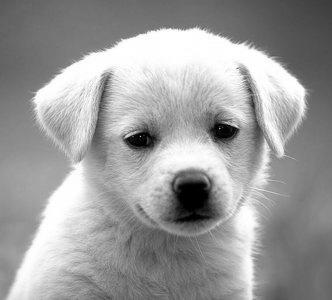
#> input picture gradient.png, 332 x 300 px, given in place of the camera
$ python test3.py
#> lines starting #> are read from the running program, lines starting #| are printed output that depends on the picture; after the words box and inside, x2 and y2 are one past the last pixel; in counts of white or black regions, pixels touching at a corner belong together
import cv2
import numpy as np
import matplotlib.pyplot as plt
from sklearn.cluster import KMeans

def find_histogram(clt):
    """
    create a histogram with k clusters
    :param: clt
    :return:hist
    """
    numLabels = np.arange(0, len(np.unique(clt.labels_)) + 1)
    (hist, _) = np.histogram(clt.labels_, bins=numLabels)

    hist = hist.astype("float")
    hist /= hist.sum()

    return hist
def plot_colors2(hist, centroids):
    bar = np.zeros((50, 300, 3), dtype="uint8")
    startX = 0

    for (percent, color) in zip(hist, centroids):
        # plot the relative percentage of each cluster
        endX = startX + (percent * 300)
        cv2.rectangle(bar, (int(startX), 0), (int(endX), 50),
                      color.astype("uint8").tolist(), -1)
        startX = endX

    # return the bar chart
    return bar

cap = cv2.VideoCapture(0)

# Specify HSV range of object
objectRGBLower = np.array([80, 0, 0])
objectRGBUpper = np.array([255, 120, 120])

while True:
	# Read captured webcam frame
    _, frame = cap.read()
#> frame is the input picture: shape (300, 332, 3); min 0, max 255, mean 155.7

	# Threshold the HSV image to get Tennis ball only
    mask = cv2.inRange(frame, objectRGBLower, objectRGBUpper)
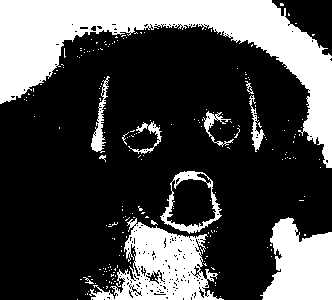
#> mask: shape (300, 332); 29% white; 213 white regions (201 under 20 px)

	# Find contours from HSV masked image
    contours, hierarchy = cv2.findContours(mask,cv2.RETR_TREE, cv2.CHAIN_APPROX_SIMPLE)[-2:]
#> contours = 491 contours, 469 with area under 20; largest, box (x1, y1, x2, y2) and area: (0, 0, 332, 168) 16312, (89, 218, 224, 300) 5396, (260, 217, 332, 300) 4027, (160, 171, 222, 234) 2518, (166, 178, 217, 228) 1802
    areas = [cv2.contourArea(c) for c in contours]
#> areas = 491 values, max 16312 at index 436, min 0 at index 0, mean 66.34

    # If there are countours
    if len(areas) > 0:
        max_index = np.argmax(areas)
#> max_index = 436
        count = contours[max_index]
#> count = contour of 552 points, box (x1, y1, x2, y2) (0, 0, 332, 168), area 16312
        x,y,w,h = cv2.boundingRect(count)
#> x = 0; y = 0; w = 332; h = 168
        cv2.rectangle(frame,(x,y),(x+w,y+h),(0,255,0), 2)
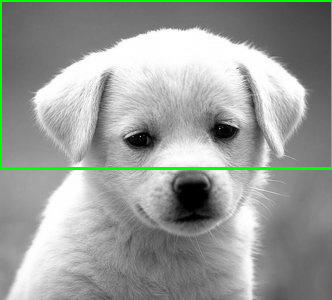
#> frame: shape (300, 332, 3); 2.16% of pixels changed, all inside (x1, y1, x2, y2) = (0, 0, 332, 170)

        # Display the resulting frame
        cv2.imshow('frame',frame)

        rect = frame[y:y+h,x:x+w]
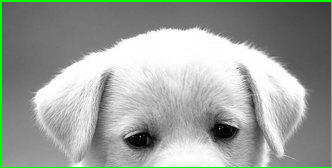
#> rect: shape (168, 332, 3); mean B, G, R 155.4, 162.2, 155.4
        img = cv2.cvtColor(rect, cv2.COLOR_BGR2RGB)

        img = img.reshape((img.shape[0] * img.shape[1],3)) #represent as row*column,channel number
        clt = KMeans(n_clusters=3) #cluster number
        clt.fit(img)

        hist = find_histogram(clt)
        bar = plot_colors2(hist, clt.cluster_centers_)
#> after the loop in plot_colors2, `for (percent, color) in zip(hist, centroids):`:
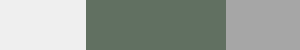
#> bar: shape (50, 300, 3); mean of channels 0, 1, 2 154.7, 161.7, 154.7; drawn as B, G, R

        plt.axis("off")
        plt.imshow(bar)
        plt.show()

	# If "q" is pressed on the keyboard,
    # exit this loop
    if cv2.waitKey(1) & 0xFF == ord('q'):
#> (key q is pressed here)
        break

cap.release()
cv2.destroyAllWindows()
